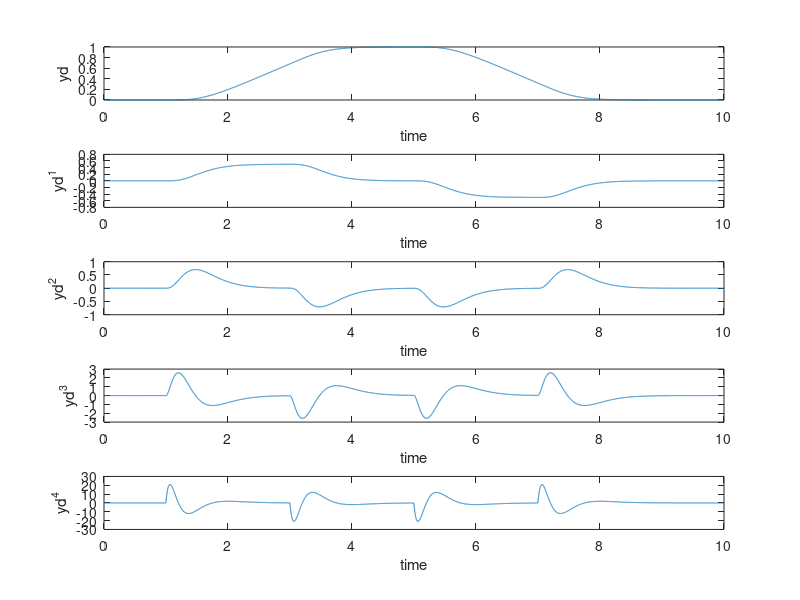

MATLAB code for this plot: (Note: this script raises an error after producing the figure.)
clc; clear;
[g_1_num, g_1_de] = zp2tf([-10 -20 -2]', [-3 -4 -5 -6 -7], 1);
[g_2_num, g_2_de] = zp2tf([-2]', [-3 -4 -5 -6 -7], 200);
[A_1, B_1, C_1, D_1] = tf2ss(g_1_num, g_1_de);
[A_2, B_2, C_2, D_2] = tf2ss(g_2_num, g_2_de);

r_1= 2; r_2=4;

%% defining the desired output and filtering it two times
tin = 1; tup = 3;  tdown=5; tback=7; tf = 10; delt = 0.001; ymax = 1;
ramp_1 = ymax/(tup-tin);
ramp_2 = -ymax/(tback-tdown);
t1 = 0:delt:tin; 
t2=max(t1)+delt:delt:tup;
t3=max(t2)+delt:delt:tdown;
t4=max(t3)+delt:delt:tback;
t5=max(t4)+delt:delt:tf;

y0 = zeros(size(t1));
y1 = ramp_1*(t2-max(t1));
y2 = max(y1)*ones(size(t3-max(t2)));
y3 = max(y2)+ ramp_2*(t4-max(t3));
y4 = zeros(size(t5-max(t4)));

t = 0:delt:tf;
y = [y0 y1 y2 y3 y4];
figure(1); clf; subplot(211), plot(t,y); 
axis([0, tf, -0.1, 1.2*ymax])
xlabel('time'); ylabel('y unfiltered')
% filtering the desired signal 
Wf = 1 % choose a filter break frequency in Hz
num = [Wf*2*pi]; den = [1 (Wf*2*pi)]; % first order filter
[Af,Bf,Cf,Df] = tf2ss(num,den);
Sys_f = ss(Af,Bf,Cf,Df); % first order filter system
Sysf = Sys_f*Sys_f*Sys_f*Sys_f; % second order filter
[yd,xtemp]= lsim(Sysf,y,t); % filter the desired signal
figure(1);  subplot(212), plot(t,yd); 
xlabel('time'); ylabel('yd')
%% numerical differentiation
y1d = diff(yd,1)/(delt^1); % the first derivative of yd
y1d = [y1d;0];
y2d = diff(yd,2)/(delt^2); % the second derivative of yd
y2d = [y2d;0;0];
y3d = diff(yd,3)/(delt^3); % the third derivative of yd
y3d = [y3d;0;0;0];
y4d = diff(yd,4)/(delt^4); % the fourth derivative of yd
y4d = [y4d;0;0;0;0];
[mm,nn] = size(y2d);
time = 0:delt:(mm-1)*delt;
figure(1); clf; 
subplot(511), plot(time,yd);xlabel('time'); ylabel('yd')
subplot(512), plot(time,y1d);xlabel('time'); ylabel('yd^1')
subplot(513), plot(time,y2d);xlabel('time'); ylabel('yd^2')
subplot(514), plot(time,y3d);xlabel('time'); ylabel('yd^3')
subplot(515), plot(time,y4d);xlabel('time'); ylabel('yd^4')

%% G1
T_t=[C_1; C_1*A_1];
T_b=[
   0 0 1 0 0 ;
   0 0 0 1 0 ;
   0 0 0 0 1 ;
   ];
T=[T_t; T_b];
T_inv=inv(T);
T_inv_L=T_inv(:, 1:2);
T_inv_R=T_inv(:, 3:5);
A_inv_red = T_b*A_1*T_inv_R-(T_b*B_1*C_1*(A_1^r_1)*T_inv_R)/(C_1*A_1^(r_1-1)*B_1);
B_inv_red = [ T_b*A_1*T_inv_L-(T_b*B_1*C_1*(A_1^r_1)*T_inv_L)/(C_1*A_1^(r_1-1)*B_1) ,  (T_b*B_1)/(C_1*A_1^(r_1-1)*B_1) ];
Y_d=[yd y1d y2d];
time_span=t;
IC=[0, 0, 0];
options = odeset('RelTol',1e-6,'AbsTol',[1e-6 1e-6 1e-6 ]); % don't forget this !!
[t_out, eta_result]=ode45( @(t_in, eta) solve_eta_1(t_in, eta, A_inv_red, B_inv_red, Y_d), time_span, IC, options);
Z_ref=[ y1d y2d eta_result];
X_ref=inv(T)*Z_ref';
U_inv_reduce_order_1=(1/(C_1*A_1^(r_1-1)*B_1))*(y2d-C_1*A_1^(r_1)*X_ref);

%{
%% G2 relative degree=4
T_t=[C_1; C_1*A_1; C_1*A_1*A_1 ;C_1*A_1*A_1*A_1];
T_b=[
   0 0 1 0 0 
   ];
T=[T_t; T_b];
inv(T);
T_inv_L=T_inv(:, 1:4);
T_inv_R=T_inv(:, 4:5);
A_inv_red = T_b*A_1*T_inv_R-(T_b*B_1*C_1*(A_1^r_1)*T_inv_R)/(C_1*A_1^(r_1-1)*B_1);
B_inv_red = [ T_b*A_1*T_inv_L-(T_b*B_1*C_1*(A_1^r_1)*T_inv_L)/(C_1*A_1^(r_1-1)*B_1) ,  (T_b*B_1)/(C_1*A_1^(r_1-1)*B_1) ];
Y_d=[yd y1d y2d y3d y4d];
time_span=t;
IC=[0];
options = odeset('RelTol',1e-6,'AbsTol',[1e-6]); % don't forget this !!
[t_out, eta_result]=ode45( @(t_in, eta) solve_eta_2(t_in, eta, A_inv_red, B_inv_red, Y_d), time_span, IC, options);
Z_ref=[ y1d y2d y3d eta_result];
X_ref=inv(T)*Z_ref';
U_inv_reduce_order_2=(1/(C_1*A_1^(r_1-1)*B_1))*(y2d-C_1*A_1^(r_1)*X_ref);

%}
%% Solving Eta (reduce order)
function eta_dot= solve_eta_1(t_in, eta, A_inv_red, B_inv_red, Y_d)
    time=[0:0.001:10];% must be consistant to real time span, not choose arbitrary value such as 1:1:101
    y_d_1=interp1(time,  Y_d(:,1), t_in);
    y_d_2=interp1(time,  Y_d(:,2), t_in);
    y_d_3=interp1(time,  Y_d(:,3), t_in);
    new_Y_d=[y_d_1; y_d_2; y_d_3];
    eta_dot=A_inv_red*eta+B_inv_red*new_Y_d;
end

%{
function eta_dot= solve_eta_2(t_in, eta, A_inv_red, B_inv_red, Y_d)
    time=[0:0.001:10];% must be consistant to real time span, not choose arbitrary value such as 1:1:101
    y_d_1=interp1(time,  Y_d(:,1), t_in);
    y_d_2=interp1(time,  Y_d(:,2), t_in);
    y_d_3=interp1(time,  Y_d(:,3), t_in);
    y_d_4=interp1(time,  Y_d(:,4), t_in);
    y_d_5=interp1(time,  Y_d(:,5), t_in);
    new_Y_d=[y_d_1; y_d_2; y_d_3; y_d_4; y_d_5];
    eta_dot=A_inv_red*eta+B_inv_red*new_Y_d;
end
%}